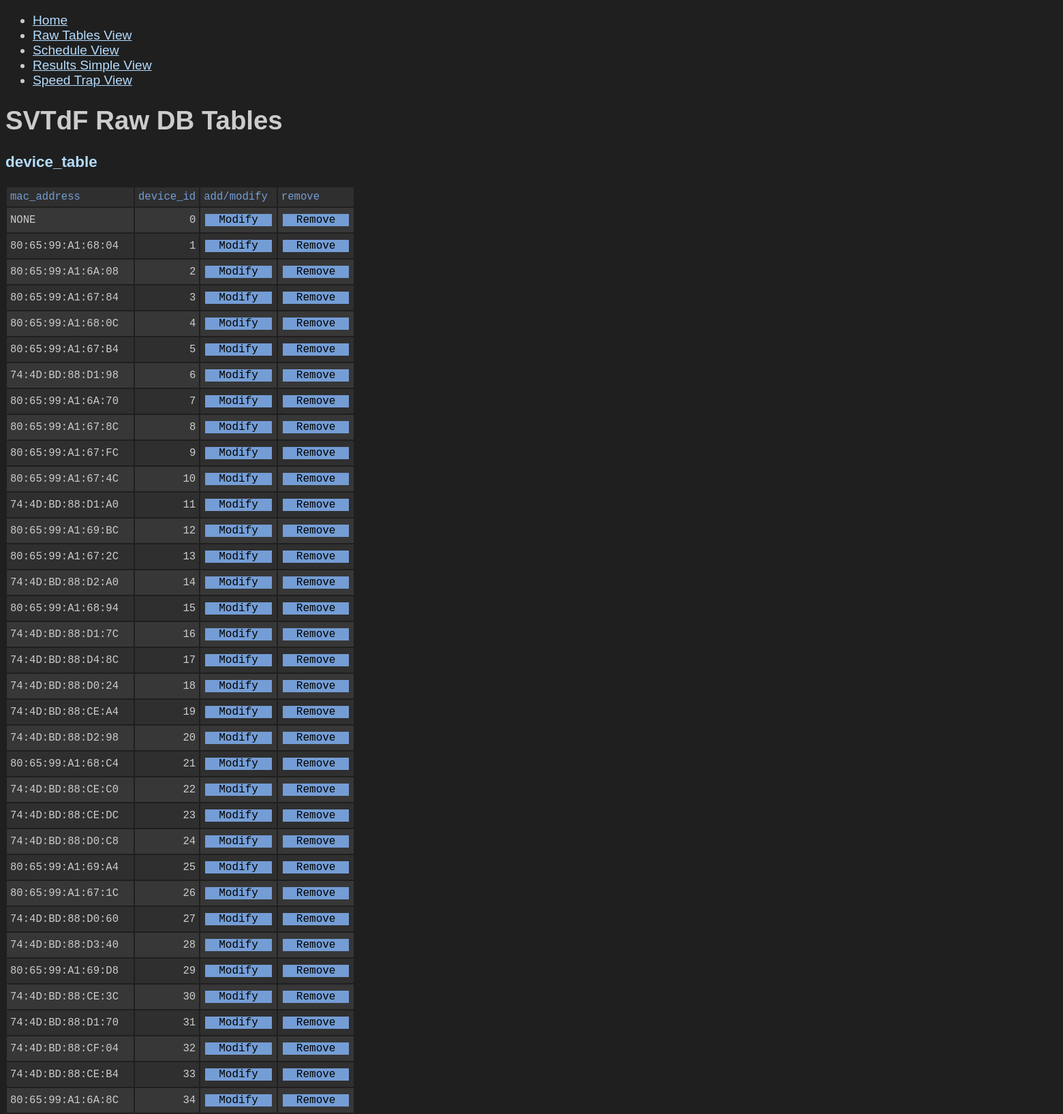
/raw-tables (upper part), run on the app's committed database.
### ops-service/ops-service.py (models this page shows, shortened)
class DeviceTable(db.Model):
    __tablename__ = 'device_table'
    mac_address = db.Column(db.Text, primary_key=True)
    device_id = db.Column(db.Integer, nullable=False)

### ops-service/ops-service.py (the view)
@app.route("/raw-tables")
def raw_tables():
    init_database()
    print("raw_tables:\n")
    devices = (
        DeviceTable.query.order_by(DeviceTable.device_id)
        .with_entities(
            DeviceTable.mac_address,
            DeviceTable.device_id
        )
        .all()
    )
    drivers = (
        DriverTable.query
        .with_entities(
            DriverTable.driver_id,
            DriverTable.driver_name,
            DriverTable.run_count
        )
        .all()
    )
    cars = (
        CarTable.query
        .with_entities(
            CarTable.car_id,
            CarTable.car_plate,
            CarTable.car_description,
            CarTable.car_owner
        )
        .all()
    )
    device_assignments = (
        DeviceAssignmentTable.query
        .with_entities(
            DeviceAssignmentTable.device_id,
            DeviceAssignmentTable.car_id
        )
        .all()
    )
    runs = (
        RunTable.query.order_by(RunTable.heat, RunTable.run)
        .with_entities(
            RunTable.result_id,
            RunTable.heat,
            RunTable.run,
            RunTable.driver_id,
            RunTable.car_id,
            RunTable.device_id,
            RunTable.laser_top_speed,
            RunTable.top_speed,
            RunTable.upload_id
        )
        .all()
    )
    uploads = (
        UploadTable.query
        .with_entities(
            UploadTable.upload_id,
            UploadTable.upload_timestamp,
            UploadTable.mac_address,
            UploadTable.device_id,
            UploadTable.time_to_60,
            UploadTable.time_to_100,
            UploadTable.time_to_150,
            UploadTable.time_to_200,
            UploadTable.time_to_top_speed,
            UploadTable.speed_at_finish,
            UploadTable.gps_top_speed,
            UploadTable.result_id,
            UploadTable.datafile_path
        )
        .all()
    )
    print("    query done\n")
    return render_template(
        "raw-tables.html",
        devices=devices,
        drivers=drivers,
        cars=cars,
        device_assignments=device_assignments,
        runs=runs,
        uploads=uploads,
    )

### ops-service/ops-service.py (called while the page is built, shortened)
def init_database():
    db_init_lock.acquire()
    db_init_lock.release()

### ops-service/templates/raw-tables.html (shortened to what this page needs)
<!DOCTYPE html>
<html>
<head>
</head>
<body onload="runValidationChecks()">
    <ul>
        <li><a href="/">Home</a></li>
        <li><a href="/raw-tables">Raw Tables View</a></li>
        <li><a href="/schedule">Schedule View</a></li>
        <li><a href="/results-simple">Results Simple View</a></li>
        <li><a href="/speed-trap-view">Speed Trap View</a></li>
    </ul>
    <h1>SVTdF Raw DB Tables</h1>
    <h3 class="table_title">device_table</h3>
    <table style="font-family:monospace">
        <tr class="column_name">
            <td>mac_address</td>
            <td>device_id</td>
            <td>add/modify</td>
            <td>remove</td>
        </tr>
    {% for item in devices %}
        <tr name="device_table_row" id="device_table_row_{{item.mac_address}}">
            <td name="mac_address">{{ item.mac_address }}</td>
            <td name="device_id" style="text-align: right;">{{ item.device_id }}</td>
            <td name="modify_button"><button class="button" type="button" onclick="startModifyDeviceTable('{{item.mac_address}}','{{item.device_id}}')">Modify</button></td>
            <td><button class="button" type="button" onclick="removeRecordFromDeviceTable('{{item.mac_address}}')">Remove</button></td>
        </tr>
    {% endfor %}
    </table>
</body>
</html>

### ops-service/templates/raw-tables.html (style rules this page uses)
body { background-color: #1F1F1F; color: #CCCCCC; font-family: sans-serif; font-size: larger; }
a:link { color: #B4DCFE; }
th,td { padding: 5px ; }
tr { background-color: #2f2f2f; }
tr:nth-child(even) { background-color: #373737; }
.table_title { color: #B4DCFE; }
.column_name { color: #749DD5; }
.button { border: none; background-color: #749DD5; color: black; padding: 0px 20px; text-align: center; text-decoration: none; display: inline-block; font-size: 16px; margin: 4px 2px; cursor: pointer; font-family: monospace; }

### data on the page
DeviceTable: mac_address "NONE", device_id "0"
DeviceTable: mac_address "80:65:99:A1:68:04", device_id "1"
DeviceTable: mac_address "80:65:99:A1:6A:08", device_id "2"
DeviceTable: mac_address "80:65:99:A1:67:84", device_id "3"
DeviceTable: mac_address "80:65:99:A1:68:0C", device_id "4"
DeviceTable: mac_address "80:65:99:A1:67:B4", device_id "5"
DeviceTable: mac_address "74:4D:BD:88:D1:98", device_id "6"
DeviceTable: mac_address "80:65:99:A1:6A:70", device_id "7"
DeviceTable: mac_address "80:65:99:A1:67:8C", device_id "8"
DeviceTable: mac_address "80:65:99:A1:67:FC", device_id "9"
DeviceTable: mac_address "80:65:99:A1:67:4C", device_id "10"
DeviceTable: mac_address "74:4D:BD:88:D1:A0", device_id "11"
DeviceTable: mac_address "80:65:99:A1:69:BC", device_id "12"
DeviceTable: mac_address "80:65:99:A1:67:2C", device_id "13"
DeviceTable: mac_address "74:4D:BD:88:D2:A0", device_id "14"
DeviceTable: mac_address "80:65:99:A1:68:94", device_id "15"
DeviceTable: mac_address "74:4D:BD:88:D1:7C", device_id "16"
DeviceTable: mac_address "74:4D:BD:88:D4:8C", device_id "17"
DeviceTable: mac_address "74:4D:BD:88:D0:24", device_id "18"
DeviceTable: mac_address "74:4D:BD:88:CE:A4", device_id "19"
DeviceTable: mac_address "74:4D:BD:88:D2:98", device_id "20"
DeviceTable: mac_address "80:65:99:A1:68:C4", device_id "21"
DeviceTable: mac_address "74:4D:BD:88:CE:C0", device_id "22"
DeviceTable: mac_address "74:4D:BD:88:CE:DC", device_id "23"
DeviceTable: mac_address "74:4D:BD:88:D0:C8", device_id "24"
DeviceTable: mac_address "80:65:99:A1:69:A4", device_id "25"
DeviceTable: mac_address "80:65:99:A1:67:1C", device_id "26"
DeviceTable: mac_address "74:4D:BD:88:D0:60", device_id "27"
DeviceTable: mac_address "74:4D:BD:88:D3:40", device_id "28"
DeviceTable: mac_address "80:65:99:A1:69:D8", device_id "29"
DeviceTable: mac_address "74:4D:BD:88:CE:3C", device_id "30"
DeviceTable: mac_address "74:4D:BD:88:D1:70", device_id "31"
DeviceTable: mac_address "74:4D:BD:88:CF:04", device_id "32"
DeviceTable: mac_address "74:4D:BD:88:CE:B4", device_id "33"
DeviceTable: mac_address "80:65:99:A1:6A:8C", device_id "34"
